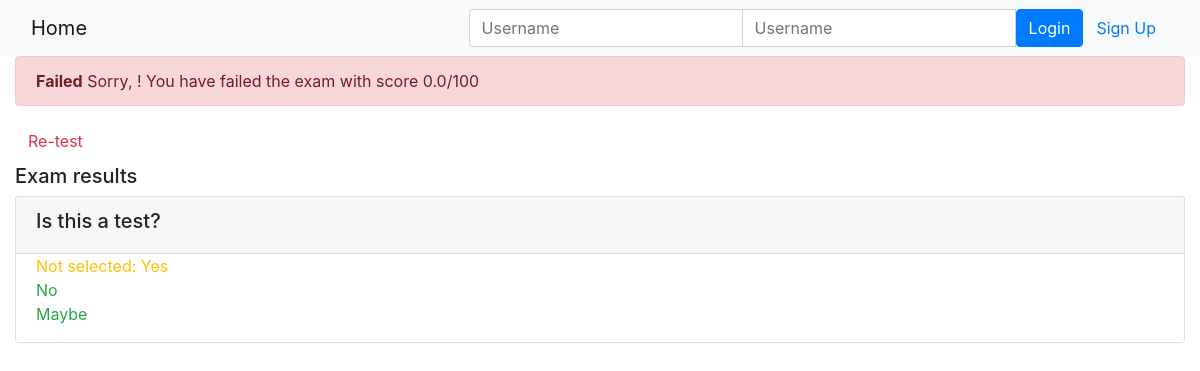
Page /onlinecourse/course/1/submission/1/result/ on the committed database.
### onlinecourse/models.py (models this page shows)
class Question(models.Model):
    course = models.ForeignKey(Course, on_delete=models.CASCADE)
    text = models.CharField(max_length = 50)
    grade = models.FloatField(default = 0.0)
    def is_get_score(self, selected_ids):
        all_answers = self.choice_set.filter(is_correct=True).count()
        selected_correct = self.choice_set.filter(is_correct=True, id__in=selected_ids).count()
        if all_answers == selected_correct:
            return True
        else:
            return False

class Choice(models.Model):
    question = models.ForeignKey(Question, on_delete = models.CASCADE)
    text = models.CharField(max_length = 150, default = '')
    is_correct = models.BooleanField(default = False)

### onlinecourse/views.py (the view)
# urls.py: path('course/<int:course_id>/submission/<int:submission_id>/result/', views.show_exam_result, name='show_exam_result')
def show_exam_result(request, course_id, submission_id):
    context = {}
    course = get_object_or_404(Course, pk=course_id)
    submission = get_object_or_404(Submission, pk=submission_id)
    choices = submission.choices.all()
    questions = course.question_set.all()
    current_grade = 0
    for question in questions:
        if question.is_get_score(choices):
            current_grade += question.grade
    total_points = sum([question.grade for question in questions])
    score = (current_grade/total_points)*100
    context['course'] = course
    context['choices'] = choices
    context['score'] = score
    return render(request, 'onlinecourse/exam_result_bootstrap.html', context)

### onlinecourse/templates/onlinecourse/exam_result_bootstrap.html (shortened to what this page needs)
<!DOCTYPE html>
<html lang="en">
<head>
    {% load static %}
    <link rel="stylesheet" href="https://maxcdn.bootstrapcdn.com/bootstrap/4.5.2/css/bootstrap.min.css">
</head>
<body>
 <nav class="navbar navbar-light bg-light">
    <div class="container-fluid">
        <div class="navbar-header">
              <a class="navbar-brand" href="{% url 'onlinecourse:index' %}">Home</a>
        </div>
        <ul class="nav navbar-nav navbar-right">
            {% if user.is_authenticated %}
            <li>
                <a class="btn btn-link" href="#">{{ user.first_name }}({{ user.username }})</a>
                <a class="btn btn-link" href="{% url 'onlinecourse:logout' %}">Logout</a>
            </li>
            {% else %}
            <li>
                <form class="form-inline" action="{% url 'onlinecourse:login' %}" method="post">
                    <div class="input-group">
                        <input type="text" class="form-control" placeholder="Username" name="username" >
                        <input type="password" class="form-control" placeholder="Username" name="psw" >
                        <button class="btn btn-primary" type="submit">Login</button>
                        <a class="btn btn-link" href="{% url 'onlinecourse:registration' %}">Sign Up</a>
                    </div>
                </form>
            </li>
            {% endif %}
        </ul>
    </div>
</nav>
<div class="container-fluid">
    {% if score > 80 %}
    <div class="alert alert-success">
        <b>Congratulations, {{ user.first_name }}!</b> You have passed the exam and completed the course with a score of {{ score }}/100
    </div>
        {% else %}
        <div class="alert alert-danger">
            <b>Failed</b> Sorry, {{ user.first_name }}! You have failed the exam with score {{ score }}/100
        </div>
        <a class="btn btn-link text-danger" href="{% url 'onlinecourse:course_details' course.id %}">Re-test</a>
        {% endif %}
        <div class="card-columns-vertical mt-1">
        <h5 class="">Exam results</h5>
        {% for question in course.question_set.all %}
        <div class="card mt-1">
            <div class="card-header"><h5>{{ question.text }}</h5></div>
               <div class="form-group">
                   {% for choice in question.choice_set.all %}
                   <div class="form-check">
                       {% if choice.is_correct and choice in choices %}
                       <div class="text-success">Correct answer: {{ choice.text }}</div>
                       {% elif choice.is_correct and not choice in choices %}
                       <div class="text-warning">Not selected: {{ choice.text }}</div>
                       {% elif not choice.is_correct and choice in choices %}
                       <div class="text-danger">Wrong answer: {{ choice.text }}</div>
                       {% else %}
                       <div class="text-success">{{ choice.text }}</div>
                       {% endif %}
                   </div>
                   {% endfor %}
               </div>
           </div>
           {% endfor %}
        </div>
    </div>
</body>
</html>

### rows in the picture
Question: text "Is this a test?"
Choice: text "Yes"
Choice: text "No"
Choice: text "Maybe"

### other values in the picture
{{ score }} "0.0"
